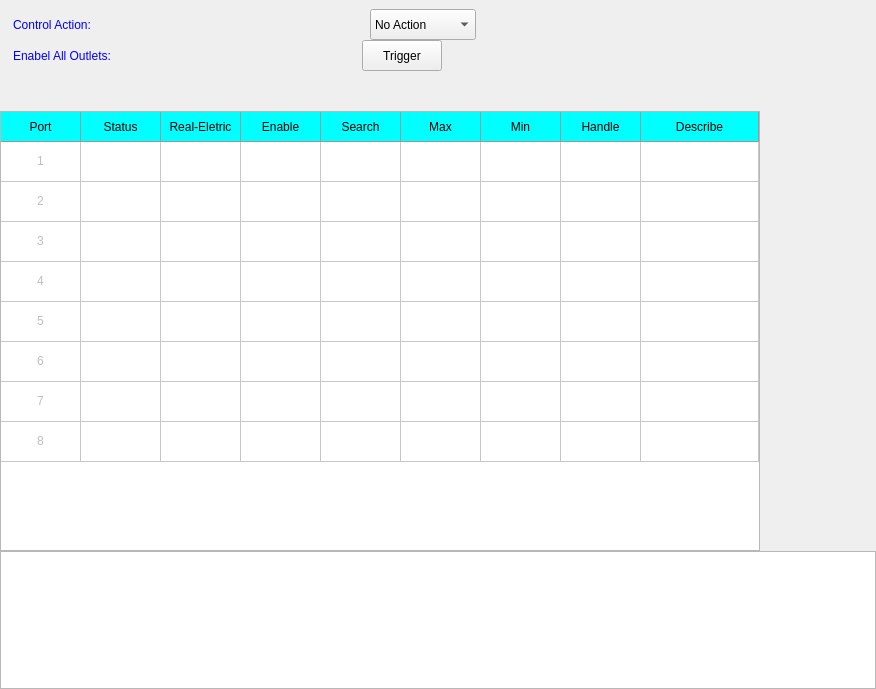
<?xml version="1.0" encoding="UTF-8"?>
<ui version="4.0">
 <class>Control</class>
 <widget class="QWidget" name="Control">
  <property name="geometry">
   <rect>
    <x>0</x>
    <y>0</y>
    <width>876</width>
    <height>689</height>
   </rect>
  </property>
  <property name="minimumSize">
   <size>
    <width>0</width>
    <height>31</height>
   </size>
  </property>
  <property name="windowTitle">
   <string>Form</string>
  </property>
  <property name="styleSheet">
   <string notr="true">QLabel{
	padding-left: 10px;
	font-size: 12px;
	color: blue;
}

QCheckBox {
	font-size: 15px;
	color: blue;
}
</string>
  </property>
  <layout class="QVBoxLayout" name="verticalLayout">
   <property name="spacing">
    <number>0</number>
   </property>
   <property name="leftMargin">
    <number>0</number>
   </property>
   <property name="topMargin">
    <number>9</number>
   </property>
   <property name="rightMargin">
    <number>0</number>
   </property>
   <property name="bottomMargin">
    <number>0</number>
   </property>
   <item>
    <layout class="QHBoxLayout" name="horizontalLayout">
     <item>
      <widget class="QLabel" name="label">
       <property name="sizePolicy">
        <sizepolicy hsizetype="Fixed" vsizetype="Preferred">
         <horstretch>0</horstretch>
         <verstretch>0</verstretch>
        </sizepolicy>
       </property>
       <property name="minimumSize">
        <size>
         <width>121</width>
         <height>0</height>
        </size>
       </property>
       <property name="font">
        <font>
         <pointsize>-1</pointsize>
        </font>
       </property>
       <property name="text">
        <string>Control Action:</string>
       </property>
      </widget>
     </item>
     <item>
      <spacer name="horizontalSpacer_2">
       <property name="orientation">
        <enum>Qt::Horizontal</enum>
       </property>
       <property name="sizeHint" stdset="0">
        <size>
         <width>40</width>
         <height>20</height>
        </size>
       </property>
      </spacer>
     </item>
     <item>
      <widget class="QComboBox" name="Control_All_ComboBox">
       <property name="minimumSize">
        <size>
         <width>0</width>
         <height>31</height>
        </size>
       </property>
       <property name="font">
        <font>
         <pointsize>-1</pointsize>
        </font>
       </property>
       <property name="styleSheet">
        <string notr="true">QComboBox {
	font-size: 12px;
}</string>
       </property>
       <item>
        <property name="text">
         <string>No Action</string>
        </property>
       </item>
       <item>
        <property name="text">
         <string>On Immediate</string>
        </property>
       </item>
       <item>
        <property name="text">
         <string>On Delayed</string>
        </property>
       </item>
       <item>
        <property name="text">
         <string>Off Immediate</string>
        </property>
       </item>
       <item>
        <property name="text">
         <string>Off Delayed</string>
        </property>
       </item>
      </widget>
     </item>
     <item>
      <spacer name="horizontalSpacer_5">
       <property name="orientation">
        <enum>Qt::Horizontal</enum>
       </property>
       <property name="sizeHint" stdset="0">
        <size>
         <width>40</width>
         <height>20</height>
        </size>
       </property>
      </spacer>
     </item>
     <item>
      <spacer name="horizontalSpacer_9">
       <property name="orientation">
        <enum>Qt::Horizontal</enum>
       </property>
       <property name="sizeType">
        <enum>QSizePolicy::Fixed</enum>
       </property>
       <property name="sizeHint" stdset="0">
        <size>
         <width>152</width>
         <height>20</height>
        </size>
       </property>
      </spacer>
     </item>
    </layout>
   </item>
   <item>
    <layout class="QHBoxLayout" name="horizontalLayout_2">
     <item>
      <widget class="QLabel" name="label_2">
       <property name="minimumSize">
        <size>
         <width>107</width>
         <height>0</height>
        </size>
       </property>
       <property name="font">
        <font>
         <pointsize>-1</pointsize>
        </font>
       </property>
       <property name="text">
        <string>Enabel All Outlets:</string>
       </property>
      </widget>
     </item>
     <item>
      <spacer name="horizontalSpacer_4">
       <property name="orientation">
        <enum>Qt::Horizontal</enum>
       </property>
       <property name="sizeHint" stdset="0">
        <size>
         <width>40</width>
         <height>20</height>
        </size>
       </property>
      </spacer>
     </item>
     <item>
      <widget class="QPushButton" name="Control_All_Trigger">
       <property name="minimumSize">
        <size>
         <width>0</width>
         <height>31</height>
        </size>
       </property>
       <property name="styleSheet">
        <string notr="true">font-size: 12px;</string>
       </property>
       <property name="text">
        <string>Trigger</string>
       </property>
      </widget>
     </item>
     <item>
      <spacer name="horizontalSpacer">
       <property name="orientation">
        <enum>Qt::Horizontal</enum>
       </property>
       <property name="sizeHint" stdset="0">
        <size>
         <width>40</width>
         <height>20</height>
        </size>
       </property>
      </spacer>
     </item>
     <item>
      <spacer name="horizontalSpacer_3">
       <property name="orientation">
        <enum>Qt::Horizontal</enum>
       </property>
       <property name="sizeType">
        <enum>QSizePolicy::Fixed</enum>
       </property>
       <property name="sizeHint" stdset="0">
        <size>
         <width>187</width>
         <height>20</height>
        </size>
       </property>
      </spacer>
     </item>
    </layout>
   </item>
   <item>
    <spacer name="verticalSpacer">
     <property name="orientation">
      <enum>Qt::Vertical</enum>
     </property>
     <property name="sizeType">
      <enum>QSizePolicy::Fixed</enum>
     </property>
     <property name="sizeHint" stdset="0">
      <size>
       <width>20</width>
       <height>40</height>
      </size>
     </property>
    </spacer>
   </item>
   <item>
    <widget class="QTableWidget" name="control_tableWidget">
     <property name="sizePolicy">
      <sizepolicy hsizetype="Fixed" vsizetype="Fixed">
       <horstretch>0</horstretch>
       <verstretch>0</verstretch>
      </sizepolicy>
     </property>
     <property name="minimumSize">
      <size>
       <width>760</width>
       <height>440</height>
      </size>
     </property>
     <property name="maximumSize">
      <size>
       <width>16777215</width>
       <height>16777215</height>
      </size>
     </property>
     <property name="font">
      <font>
       <pointsize>9</pointsize>
      </font>
     </property>
     <property name="styleSheet">
      <string notr="true"> QHeaderView, QTableView::item {
    background: white;
	margin: 0px;
	border-left: 0px;
	border-top: 0px solid  rgb(124, 119, 119);
	min-height: 30px;
	border-bottom: 0px;
}

QTablevView::item{
	min-height: 80px;
}

QTableView::item:alternate {
    background: rgb(209, 231, 254);
}

QTableView::item:selected { /*被选中的index*/
    color: black;
    background: qlineargradient(
        x1: 0, y1: 0, x2: 0, y2: 1,
        stop: 0 #FAFBFE,
        stop: 1 #DCDEF1);
}

QHeaderView::section:horizontal, QTableCornerButton::section {
    background-color: rgb(0,255,255);
    border: 1px solid rgb(153, 153, 153);
    border-width: 0 1px 1px 0;
}</string>
     </property>
     <property name="rowCount">
      <number>8</number>
     </property>
     <attribute name="horizontalHeaderDefaultSectionSize">
      <number>80</number>
     </attribute>
     <attribute name="horizontalHeaderMinimumSectionSize">
      <number>30</number>
     </attribute>
     <attribute name="horizontalHeaderStretchLastSection">
      <bool>true</bool>
     </attribute>
     <attribute name="verticalHeaderVisible">
      <bool>false</bool>
     </attribute>
     <attribute name="verticalHeaderDefaultSectionSize">
      <number>40</number>
     </attribute>
     <attribute name="verticalHeaderMinimumSectionSize">
      <number>30</number>
     </attribute>
     <row/>
     <row/>
     <row/>
     <row/>
     <row/>
     <row/>
     <row/>
     <row/>
     <column>
      <property name="text">
       <string>Port</string>
      </property>
     </column>
     <column>
      <property name="text">
       <string>Status</string>
      </property>
     </column>
     <column>
      <property name="text">
       <string>Real-Eletric</string>
      </property>
     </column>
     <column>
      <property name="text">
       <string>Enable</string>
      </property>
     </column>
     <column>
      <property name="text">
       <string>Search</string>
      </property>
     </column>
     <column>
      <property name="text">
       <string>Max</string>
      </property>
     </column>
     <column>
      <property name="text">
       <string>Min</string>
      </property>
     </column>
     <column>
      <property name="text">
       <string>Handle</string>
      </property>
     </column>
     <column>
      <property name="text">
       <string>Describe</string>
      </property>
     </column>
     <item row="0" column="0">
      <property name="text">
       <string>1</string>
      </property>
      <property name="textAlignment">
       <set>AlignHCenter|AlignVCenter|AlignCenter</set>
      </property>
      <property name="flags">
       <set>ItemIsSelectable|ItemIsDragEnabled|ItemIsUserCheckable</set>
      </property>
     </item>
     <item row="0" column="1">
      <property name="text">
       <string/>
      </property>
      <property name="textAlignment">
       <set>AlignHCenter|AlignVCenter|AlignCenter</set>
      </property>
      <property name="flags">
       <set>ItemIsSelectable|ItemIsDragEnabled|ItemIsUserCheckable</set>
      </property>
     </item>
     <item row="0" column="2">
      <property name="text">
       <string/>
      </property>
      <property name="textAlignment">
       <set>AlignHCenter|AlignVCenter|AlignCenter</set>
      </property>
      <property name="flags">
       <set>ItemIsSelectable|ItemIsDragEnabled|ItemIsUserCheckable</set>
      </property>
     </item>
     <item row="0" column="3">
      <property name="text">
       <string/>
      </property>
      <property name="textAlignment">
       <set>AlignHCenter|AlignVCenter|AlignCenter</set>
      </property>
      <property name="flags">
       <set>ItemIsSelectable|ItemIsDragEnabled|ItemIsUserCheckable</set>
      </property>
     </item>
     <item row="0" column="4">
      <property name="text">
       <string/>
      </property>
      <property name="textAlignment">
       <set>AlignHCenter|AlignVCenter|AlignCenter</set>
      </property>
      <property name="flags">
       <set>ItemIsSelectable|ItemIsDragEnabled|ItemIsUserCheckable</set>
      </property>
     </item>
     <item row="0" column="5">
      <property name="text">
       <string/>
      </property>
      <property name="textAlignment">
       <set>AlignHCenter|AlignVCenter|AlignCenter</set>
      </property>
     </item>
     <item row="0" column="6">
      <property name="text">
       <string/>
      </property>
      <property name="textAlignment">
       <set>AlignHCenter|AlignVCenter|AlignCenter</set>
      </property>
     </item>
     <item row="0" column="7">
      <property name="text">
       <string/>
      </property>
      <property name="flags">
       <set>ItemIsSelectable|ItemIsDragEnabled|ItemIsUserCheckable</set>
      </property>
     </item>
     <item row="1" column="0">
      <property name="text">
       <string>2</string>
      </property>
      <property name="textAlignment">
       <set>AlignHCenter|AlignVCenter|AlignCenter</set>
      </property>
      <property name="flags">
       <set>ItemIsSelectable|ItemIsDragEnabled|ItemIsUserCheckable</set>
      </property>
     </item>
     <item row="1" column="1">
      <property name="text">
       <string/>
      </property>
      <property name="textAlignment">
       <set>AlignHCenter|AlignVCenter|AlignCenter</set>
      </property>
      <property name="flags">
       <set>ItemIsSelectable|ItemIsDragEnabled|ItemIsUserCheckable</set>
      </property>
     </item>
     <item row="1" column="2">
      <property name="text">
       <string/>
      </property>
      <property name="textAlignment">
       <set>AlignHCenter|AlignVCenter|AlignCenter</set>
      </property>
      <property name="flags">
       <set>ItemIsSelectable|ItemIsDragEnabled|ItemIsUserCheckable</set>
      </property>
     </item>
     <item row="1" column="3">
      <property name="text">
       <string/>
      </property>
      <property name="textAlignment">
       <set>AlignHCenter|AlignVCenter|AlignCenter</set>
      </property>
      <property name="flags">
       <set>ItemIsSelectable|ItemIsDragEnabled|ItemIsUserCheckable</set>
      </property>
     </item>
     <item row="1" column="4">
      <property name="text">
       <string/>
      </property>
      <property name="textAlignment">
       <set>AlignHCenter|AlignVCenter|AlignCenter</set>
      </property>
      <property name="flags">
       <set>ItemIsSelectable|ItemIsDragEnabled|ItemIsUserCheckable</set>
      </property>
     </item>
     <item row="1" column="5">
      <property name="text">
       <string/>
      </property>
      <property name="textAlignment">
       <set>AlignHCenter|AlignVCenter|AlignCenter</set>
      </property>
     </item>
     <item row="1" column="6">
      <property name="text">
       <string/>
      </property>
      <property name="textAlignment">
       <set>AlignHCenter|AlignVCenter|AlignCenter</set>
      </property>
     </item>
     <item row="1" column="7">
      <property name="text">
       <string/>
      </property>
      <property name="flags">
       <set>ItemIsSelectable|ItemIsDragEnabled|ItemIsUserCheckable</set>
      </property>
     </item>
     <item row="2" column="0">
      <property name="text">
       <string>3</string>
      </property>
      <property name="textAlignment">
       <set>AlignHCenter|AlignVCenter|AlignCenter</set>
      </property>
      <property name="flags">
       <set>ItemIsSelectable|ItemIsDragEnabled|ItemIsUserCheckable</set>
      </property>
     </item>
     <item row="2" column="1">
      <property name="text">
       <string/>
      </property>
      <property name="textAlignment">
       <set>AlignHCenter|AlignVCenter|AlignCenter</set>
      </property>
     </item>
     <item row="2" column="2">
      <property name="text">
       <string/>
      </property>
      <property name="textAlignment">
       <set>AlignHCenter|AlignVCenter|AlignCenter</set>
      </property>
      <property name="flags">
       <set>ItemIsSelectable|ItemIsDragEnabled|ItemIsUserCheckable</set>
      </property>
     </item>
     <item row="2" column="3">
      <property name="text">
       <string/>
      </property>
      <property name="textAlignment">
       <set>AlignHCenter|AlignVCenter|AlignCenter</set>
      </property>
      <property name="flags">
       <set>ItemIsSelectable|ItemIsDragEnabled|ItemIsUserCheckable</set>
      </property>
     </item>
     <item row="2" column="4">
      <property name="text">
       <string/>
      </property>
      <property name="textAlignment">
       <set>AlignHCenter|AlignVCenter|AlignCenter</set>
      </property>
      <property name="flags">
       <set>ItemIsSelectable|ItemIsDragEnabled|ItemIsUserCheckable</set>
      </property>
     </item>
     <item row="2" column="5">
      <property name="text">
       <string/>
      </property>
      <property name="textAlignment">
       <set>AlignHCenter|AlignVCenter|AlignCenter</set>
      </property>
     </item>
     <item row="2" column="6">
      <property name="text">
       <string/>
      </property>
      <property name="textAlignment">
       <set>AlignHCenter|AlignVCenter|AlignCenter</set>
      </property>
     </item>
     <item row="2" column="7">
      <property name="text">
       <string/>
      </property>
      <property name="flags">
       <set>ItemIsSelectable|ItemIsDragEnabled|ItemIsUserCheckable</set>
      </property>
     </item>
     <item row="3" column="0">
      <property name="text">
       <string>4</string>
      </property>
      <property name="textAlignment">
       <set>AlignHCenter|AlignVCenter|AlignCenter</set>
      </property>
      <property name="flags">
       <set>ItemIsSelectable|ItemIsDragEnabled|ItemIsUserCheckable</set>
      </property>
     </item>
     <item row="3" column="1">
      <property name="text">
       <string/>
      </property>
      <property name="textAlignment">
       <set>AlignHCenter|AlignVCenter|AlignCenter</set>
      </property>
     </item>
     <item row="3" column="2">
      <property name="text">
       <string/>
      </property>
      <property name="textAlignment">
       <set>AlignHCenter|AlignVCenter|AlignCenter</set>
      </property>
      <property name="flags">
       <set>ItemIsSelectable|ItemIsDragEnabled|ItemIsUserCheckable</set>
      </property>
     </item>
     <item row="3" column="3">
      <property name="text">
       <string/>
      </property>
      <property name="textAlignment">
       <set>AlignHCenter|AlignVCenter|AlignCenter</set>
      </property>
      <property name="flags">
       <set>ItemIsSelectable|ItemIsDragEnabled|ItemIsUserCheckable</set>
      </property>
     </item>
     <item row="3" column="4">
      <property name="text">
       <string/>
      </property>
      <property name="textAlignment">
       <set>AlignHCenter|AlignVCenter|AlignCenter</set>
      </property>
      <property name="flags">
       <set>ItemIsSelectable|ItemIsDragEnabled|ItemIsUserCheckable</set>
      </property>
     </item>
     <item row="3" column="5">
      <property name="text">
       <string/>
      </property>
      <property name="textAlignment">
       <set>AlignHCenter|AlignVCenter|AlignCenter</set>
      </property>
     </item>
     <item row="3" column="6">
      <property name="text">
       <string/>
      </property>
      <property name="textAlignment">
       <set>AlignHCenter|AlignVCenter|AlignCenter</set>
      </property>
     </item>
     <item row="3" column="7">
      <property name="text">
       <string/>
      </property>
      <property name="flags">
       <set>ItemIsSelectable|ItemIsDragEnabled|ItemIsUserCheckable</set>
      </property>
     </item>
     <item row="4" column="0">
      <property name="text">
       <string>5</string>
      </property>
      <property name="textAlignment">
       <set>AlignHCenter|AlignVCenter|AlignCenter</set>
      </property>
      <property name="flags">
       <set>ItemIsSelectable|ItemIsDragEnabled|ItemIsUserCheckable</set>
      </property>
     </item>
     <item row="4" column="1">
      <property name="text">
       <string/>
      </property>
      <property name="textAlignment">
       <set>AlignHCenter|AlignVCenter|AlignCenter</set>
      </property>
     </item>
     <item row="4" column="2">
      <property name="text">
       <string/>
      </property>
      <property name="textAlignment">
       <set>AlignHCenter|AlignVCenter|AlignCenter</set>
      </property>
      <property name="flags">
       <set>ItemIsSelectable|ItemIsDragEnabled|ItemIsUserCheckable</set>
      </property>
     </item>
     <item row="4" column="3">
      <property name="text">
       <string/>
      </property>
      <property name="textAlignment">
       <set>AlignHCenter|AlignVCenter|AlignCenter</set>
      </property>
      <property name="flags">
       <set>ItemIsSelectable|ItemIsDragEnabled|ItemIsUserCheckable</set>
      </property>
     </item>
     <item row="4" column="4">
      <property name="text">
       <string/>
      </property>
      <property name="textAlignment">
       <set>AlignHCenter|AlignVCenter|AlignCenter</set>
      </property>
      <property name="flags">
       <set>ItemIsSelectable|ItemIsDragEnabled|ItemIsUserCheckable</set>
      </property>
     </item>
     <item row="4" column="5">
      <property name="text">
       <string/>
      </property>
      <property name="textAlignment">
       <set>AlignHCenter|AlignVCenter|AlignCenter</set>
      </property>
     </item>
     <item row="4" column="6">
      <property name="text">
       <string/>
      </property>
      <property name="textAlignment">
       <set>AlignHCenter|AlignVCenter|AlignCenter</set>
      </property>
     </item>
     <item row="4" column="7">
      <property name="text">
       <string/>
      </property>
      <property name="flags">
       <set>ItemIsSelectable|ItemIsDragEnabled|ItemIsUserCheckable</set>
      </property>
     </item>
     <item row="5" column="0">
      <property name="text">
       <string>6</string>
      </property>
      <property name="textAlignment">
       <set>AlignHCenter|AlignVCenter|AlignCenter</set>
      </property>
      <property name="flags">
       <set>ItemIsSelectable|ItemIsDragEnabled|ItemIsUserCheckable</set>
      </property>
     </item>
     <item row="5" column="1">
      <property name="text">
       <string/>
      </property>
      <property name="textAlignment">
       <set>AlignHCenter|AlignVCenter|AlignCenter</set>
      </property>
     </item>
     <item row="5" column="2">
      <property name="text">
       <string/>
      </property>
      <property name="textAlignment">
       <set>AlignHCenter|AlignVCenter|AlignCenter</set>
      </property>
      <property name="flags">
       <set>ItemIsSelectable|ItemIsDragEnabled|ItemIsUserCheckable</set>
      </property>
     </item>
     <item row="5" column="3">
      <property name="text">
       <string/>
      </property>
      <property name="textAlignment">
       <set>AlignHCenter|AlignVCenter|AlignCenter</set>
      </property>
      <property name="flags">
       <set>ItemIsSelectable|ItemIsDragEnabled|ItemIsUserCheckable</set>
      </property>
     </item>
     <item row="5" column="4">
      <property name="text">
       <string/>
      </property>
      <property name="textAlignment">
       <set>AlignHCenter|AlignVCenter|AlignCenter</set>
      </property>
      <property name="flags">
       <set>ItemIsSelectable|ItemIsDragEnabled|ItemIsUserCheckable</set>
      </property>
     </item>
     <item row="5" column="5">
      <property name="text">
       <string/>
      </property>
      <property name="textAlignment">
       <set>AlignHCenter|AlignVCenter|AlignCenter</set>
      </property>
     </item>
     <item row="5" column="6">
      <property name="text">
       <string/>
      </property>
      <property name="textAlignment">
       <set>AlignHCenter|AlignVCenter|AlignCenter</set>
      </property>
     </item>
     <item row="5" column="7">
      <property name="text">
       <string/>
      </property>
      <property name="flags">
       <set>ItemIsSelectable|ItemIsDragEnabled|ItemIsUserCheckable</set>
      </property>
     </item>
     <item row="6" column="0">
      <property name="text">
       <string>7</string>
      </property>
      <property name="textAlignment">
       <set>AlignHCenter|AlignVCenter|AlignCenter</set>
      </property>
      <property name="flags">
       <set>ItemIsSelectable|ItemIsDragEnabled|ItemIsUserCheckable</set>
      </property>
     </item>
     <item row="6" column="1">
      <property name="text">
       <string/>
      </property>
      <property name="textAlignment">
       <set>AlignHCenter|AlignVCenter|AlignCenter</set>
      </property>
     </item>
     <item row="6" column="2">
      <property name="text">
       <string/>
      </property>
      <property name="textAlignment">
       <set>AlignHCenter|AlignVCenter|AlignCenter</set>
      </property>
      <property name="flags">
       <set>ItemIsSelectable|ItemIsDragEnabled|ItemIsUserCheckable</set>
      </property>
     </item>
     <item row="6" column="3">
      <property name="text">
       <string/>
      </property>
      <property name="textAlignment">
       <set>AlignHCenter|AlignVCenter|AlignCenter</set>
      </property>
      <property name="flags">
       <set>ItemIsSelectable|ItemIsDragEnabled|ItemIsUserCheckable</set>
      </property>
     </item>
     <item row="6" column="4">
      <property name="text">
       <string/>
      </property>
      <property name="textAlignment">
       <set>AlignHCenter|AlignVCenter|AlignCenter</set>
      </property>
      <property name="flags">
       <set>ItemIsSelectable|ItemIsDragEnabled|ItemIsUserCheckable</set>
      </property>
     </item>
     <item row="6" column="5">
      <property name="text">
       <string/>
      </property>
      <property name="textAlignment">
       <set>AlignHCenter|AlignVCenter|AlignCenter</set>
      </property>
     </item>
     <item row="6" column="6">
      <property name="text">
       <string/>
      </property>
      <property name="textAlignment">
       <set>AlignHCenter|AlignVCenter|AlignCenter</set>
      </property>
     </item>
     <item row="6" column="7">
      <property name="text">
       <string/>
      </property>
      <property name="flags">
       <set>ItemIsSelectable|ItemIsDragEnabled|ItemIsUserCheckable</set>
      </property>
     </item>
     <item row="7" column="0">
      <property name="text">
       <string>8</string>
      </property>
      <property name="textAlignment">
       <set>AlignHCenter|AlignVCenter|AlignCenter</set>
      </property>
      <property name="flags">
       <set>ItemIsSelectable|ItemIsDragEnabled|ItemIsUserCheckable</set>
      </property>
     </item>
     <item row="7" column="1">
      <property name="text">
       <string/>
      </property>
      <property name="textAlignment">
       <set>AlignHCenter|AlignVCenter|AlignCenter</set>
      </property>
     </item>
     <item row="7" column="2">
      <property name="text">
       <string/>
      </property>
      <property name="textAlignment">
       <set>AlignHCenter|AlignVCenter|AlignCenter</set>
      </property>
      <property name="flags">
       <set>ItemIsSelectable|ItemIsDragEnabled|ItemIsUserCheckable</set>
      </property>
     </item>
     <item row="7" column="3">
      <property name="text">
       <string/>
      </property>
      <property name="textAlignment">
       <set>AlignHCenter|AlignVCenter|AlignCenter</set>
      </property>
      <property name="flags">
       <set>ItemIsSelectable|ItemIsDragEnabled|ItemIsUserCheckable</set>
      </property>
     </item>
     <item row="7" column="4">
      <property name="text">
       <string/>
      </property>
      <property name="textAlignment">
       <set>AlignHCenter|AlignVCenter|AlignCenter</set>
      </property>
      <property name="flags">
       <set>ItemIsSelectable|ItemIsDragEnabled|ItemIsUserCheckable</set>
      </property>
     </item>
     <item row="7" column="5">
      <property name="text">
       <string/>
      </property>
      <property name="textAlignment">
       <set>AlignHCenter|AlignVCenter|AlignCenter</set>
      </property>
     </item>
     <item row="7" column="6">
      <property name="text">
       <string/>
      </property>
      <property name="textAlignment">
       <set>AlignHCenter|AlignVCenter|AlignCenter</set>
      </property>
     </item>
     <item row="7" column="7">
      <property name="text">
       <string/>
      </property>
      <property name="flags">
       <set>ItemIsSelectable|ItemIsDragEnabled|ItemIsUserCheckable</set>
      </property>
     </item>
    </widget>
   </item>
   <item>
    <widget class="QTextBrowser" name="textBrowser"/>
   </item>
  </layout>
 </widget>
 <resources/>
 <connections/>
</ui>
